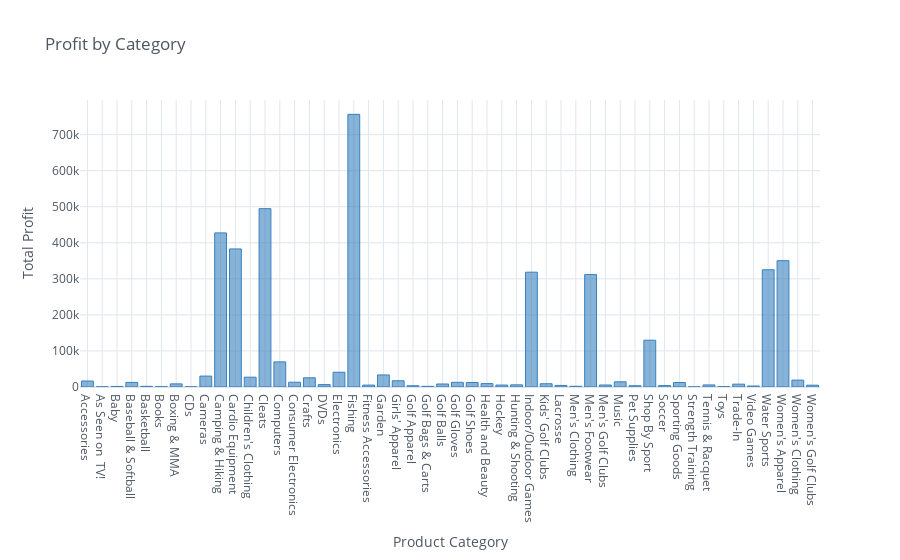

This figure's notebook cell:
### Code cell
profit_by_category.iplot(kind ='bar', x = 'Category Name', y = 'Order Profit Per Order',title='Profit by Category',xTitle='Product Category', yTitle='Total Profit', theme ='white', colors ='blue')

### Figure 1 — Plotly figure (JSON) as saved in the notebook; plotly's stock layout.template omitted (floating-point values rounded to 4 significant figures)
{"data": [{"marker": {"color": "rgba(55, 128, 191, 0.6)", "line": {"color": "rgba(55, 128, 191, 1.0)", "width": 1}}, "name": "Order Profit Per Order", "orientation": "v", "text": "", "type": "bar", "x": ["Accessories", "As Seen on  TV!", "Baby ", "Baseball & Softball", "Basketball", "Books ", "Boxing & MMA", "CDs ", "Cameras ", "Camping & Hiking", "Cardio Equipment", "Children's Clothing", "Cleats", "Computers", "Consumer Electronics", "Crafts", "DVDs", "Electronics", "Fishing", "Fitness Accessories", "Garden", "Girls' Apparel", "Golf Apparel", "Golf Bags & Carts", "Golf Balls", "Golf Gloves", "Golf Shoes", "Health and Beauty", "Hockey", "Hunting & Shooting", "Indoor/Outdoor Games", "Kids' Golf Clubs", "Lacrosse", "Men's Clothing", "Men's Footwear", "Men's Golf Clubs", "Music", "Pet Supplies", "Shop By Sport", "Soccer", "Sporting Goods", "Strength Training", "Tennis & Racquet", "Toys", "Trade-In", "Video Games", "Water Sports", "Women's Apparel", "Women's Clothing", "Women's Golf Clubs"], "y": [16640.0, 714.4, 1525.0, 12760.0, 1846.0, 883.0, 8641.0, 383.8, 30290.0, 427500.0, 383000.0, 27180.0, 494600.0, 69660.0, 13220.0, 25530.0, 6655.0, 40890.0, 756200.0, 5258.0, 33440.0, 17290.0, 3496.0, 1810.0, 8343.0, 12980.0, 12410.0, 9494.0, 5397.0, 5980.0, 318500.0, 9046.0, 4364.0, 2006.0, 311900.0, 5518.0, 14440.0, 3589.0, 129800.0, 3902.0, 12520.0, 332.3, 5748.0, 900.7, 7915.0, 2718.0, 325100.0, 350400.0, 19100.0, 5029.0]}], "layout": {"legend": {"bgcolor": "#FFFFFF", "font": {"color": "#4D5663"}}, "paper_bgcolor": "#FFFFFF", "plot_bgcolor": "#FFFFFF", "title": {"font": {"color": "#4D5663"}, "text": "Profit by Category"}, "xaxis": {"gridcolor": "#E1E5ED", "showgrid": true, "tickfont": {"color": "#4D5663"}, "title": {"font": {"color": "#4D5663"}, "text": "Product Category"}, "zerolinecolor": "#E1E5ED"}, "yaxis": {"gridcolor": "#E1E5ED", "showgrid": true, "tickfont": {"color": "#4D5663"}, "title": {"font": {"color": "#4D5663"}, "text": "Total Profit"}, "zerolinecolor": "#E1E5ED"}}}
